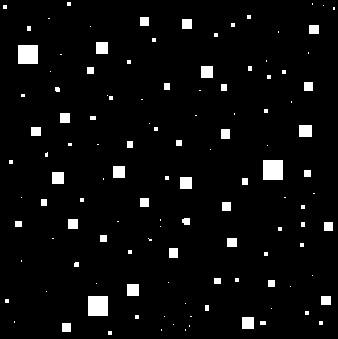
#> input picture IP-Core-Files/squares.tif, 338 x 339 px, found by its file name
$ jupyter execute --allow-errors IP_Expt_7.ipynb
#> lines starting #> are read from the running program, lines starting #| are printed output that depends on the picture; after the words box and inside, x2 and y2 are one past the last pixel; in counts of white or black regions, pixels touching at a corner belong together
<a href="https://colab.research.google.com/github/ChintzRuparel/Image-Processing/blob/main/IP_Expt_7.ipynb" target="_parent"></a>

Experiment No. 7 : Morphological Operations

Aim : <br>
1.	Perform erosion on the given test image using a square structuring element of size 11x11,15x15, 45x45.<br>
2.	Perform dilation on the given test image with broken text characters using a suitable structuring element to show that the broken segments were joined.
3.  Oserve the effect of opening and closing on the given test images.
Analyze and compare the effect of structuring elements of different sizes on the test images.

Import Libraries

[cell 1]
import cv2
import numpy as np
import matplotlib.pyplot as plt

# Erosion : <br>
In the erosion operation, if for EVERY pixel that is true (1 / shaded) in the structuring element, the corresponding pixel in the image is also true (1/shaded), then the output pixel is set to true (1/shaded). Otherwise, the output pixel is set to false (0/unshaded).

# Erosion and Dilation for of Grey scale image <br>

#  Python code for performing erosion

[cell 2]
#Read the image for erosion squares.tif
img = cv2.imread('Image_for_erosion.png',0)

[cell 3]
#Define the square structuring element (SE)
#k=11, 15, 45- different sizes of the structuring element

[cell 4]
#Define the new image

#> (a cell that did not finish here is left out)

[cell 6]
img2=cv2.imread('squares.tif',0)
#> img2: shape (339, 338); 4.3% white; 120 white regions (73 under 20 px), largest, box (x1, y1, x2, y2) and area: (263, 160, 283, 180) 400, (88, 296, 108, 316) 400, (18, 45, 38, 64) 380
r,c = img2.shape
#> r = 339; c = 338
erode = np.zeros((r,c),dtype=int)
for i in range(1,(r-1)):
  for j in range(1,(c-1)):
    temp = [img2[i-1,j-1],img2[i-1,j],img2[i-1,j+1],
            img2[i,j-1],img2[i,j],img2[i,j+1],
            img2[i+1,j-1],img2[i+1,j],img2[i+1,j+1]]

    erode[i,j]=min(temp)
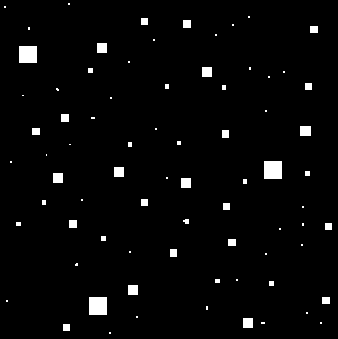
#> erode: shape (339, 338) int64; 2.6% white; 76 white regions (38 under 20 px), largest, box (x1, y1, x2, y2) and area: (264, 161, 282, 179) 324, (89, 297, 107, 315) 324, (19, 46, 37, 63) 306

plt.figure(figsize=(10,10))
plt.subplot(121)
plt.imshow(img2,cmap='gray')
plt.title('Original')

plt.subplot(122)
plt.imshow(erode,cmap='gray')
plt.title('Erode image')
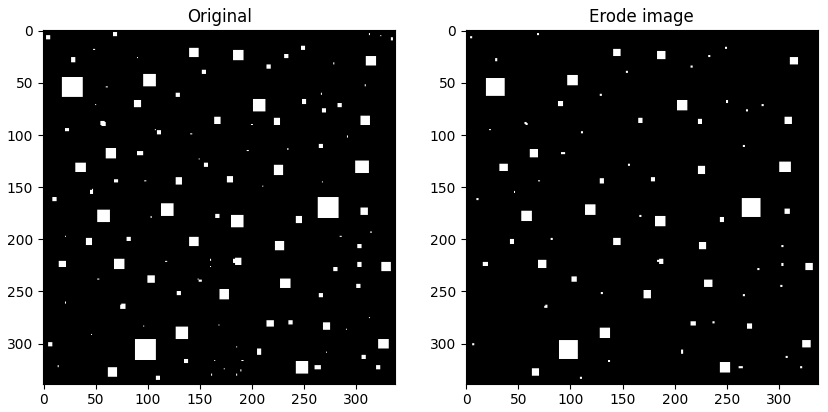
#> figure drawn by matplotlib, 2 panels
